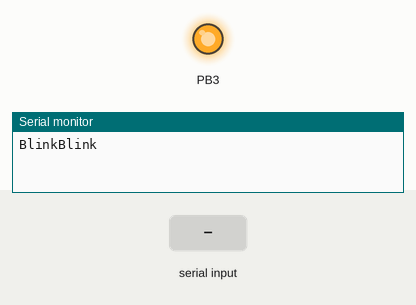
Simulated run of this program. Board: ATmega168, built with avr-gcc and emulated at 16 MHz. Parts: output pins drawn as LEDs (lit = HIGH), the last lines printed to the serial monitor. The test bench sets the inputs (shaded band).

Above: at 1.2 s.
1.3 s: "1\n" received over Serial
At 10.8 s:
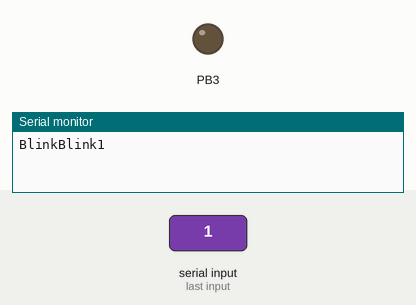
Timing chart, 0 to 31.5 s (numbered marks = the images above; inputs shaded):
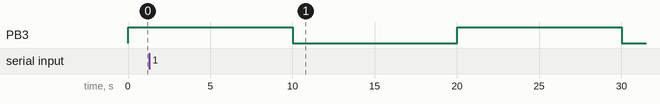

The program:

main.c
```c
#include <stdio.h>
#include <avr/io.h>
#include <avr/interrupt.h>
#include <util/delay.h>

#define FOSC 16000000
#define BAUD 9600
#define MYUBRR FOSC/16/BAUD-1


void initusart();   //initializes USART
static int uart_putchar(char c, FILE *stream);
uint8_t uart_getchar();

static FILE mystdout = FDEV_SETUP_STREAM(uart_putchar, NULL, _FDEV_SETUP_WRITE);

void initusart(){
   //1 = output, 0 = input
   DDRD |= 0b00000010;  //(TXD on PD1)
   DDRD &= ~(0b00000001);  //(RXD on PD0)

   //USART Baud rate: 9600
   UBRR0H = (8<<MYUBRR);
   UBRR0L = MYUBRR;
   UCSR0B = (1<<RXEN0)|(1<<TXEN0)|(1<<RXCIE0);
   UCSR0C = (1<<USBS0)|(3<<UCSZ00);

   stdout = &mystdout; //Required for printf init
}

static int uart_putchar(char c, FILE *stream){
   if (c == '\n') uart_putchar('\r', stream);

   loop_until_bit_is_set(UCSR0A, UDRE0);
   UDR0 = c;

   return 0;
}

uint8_t uart_getchar(){
   while( !(UCSR0A & (1<<RXC0)) );
   return(UDR0);
}

ISR(USART_RX_vect){
   printf("%c", uart_getchar() );
}

int main(){

   //Enable USART
   initusart();

   DDRB |= 0b00001000 ;//set PB3 as output

   int i;

   printf("Blink");

   sei();

   for(;;){
      printf("Blink");
      PORTB = 0b00001000;
      for (i = 0; i<1000; i++) _delay_ms(10);
      PORTB = 0b00000000;
      for (i = 0; i<1000; i++) _delay_ms(10);
   }
}
```
